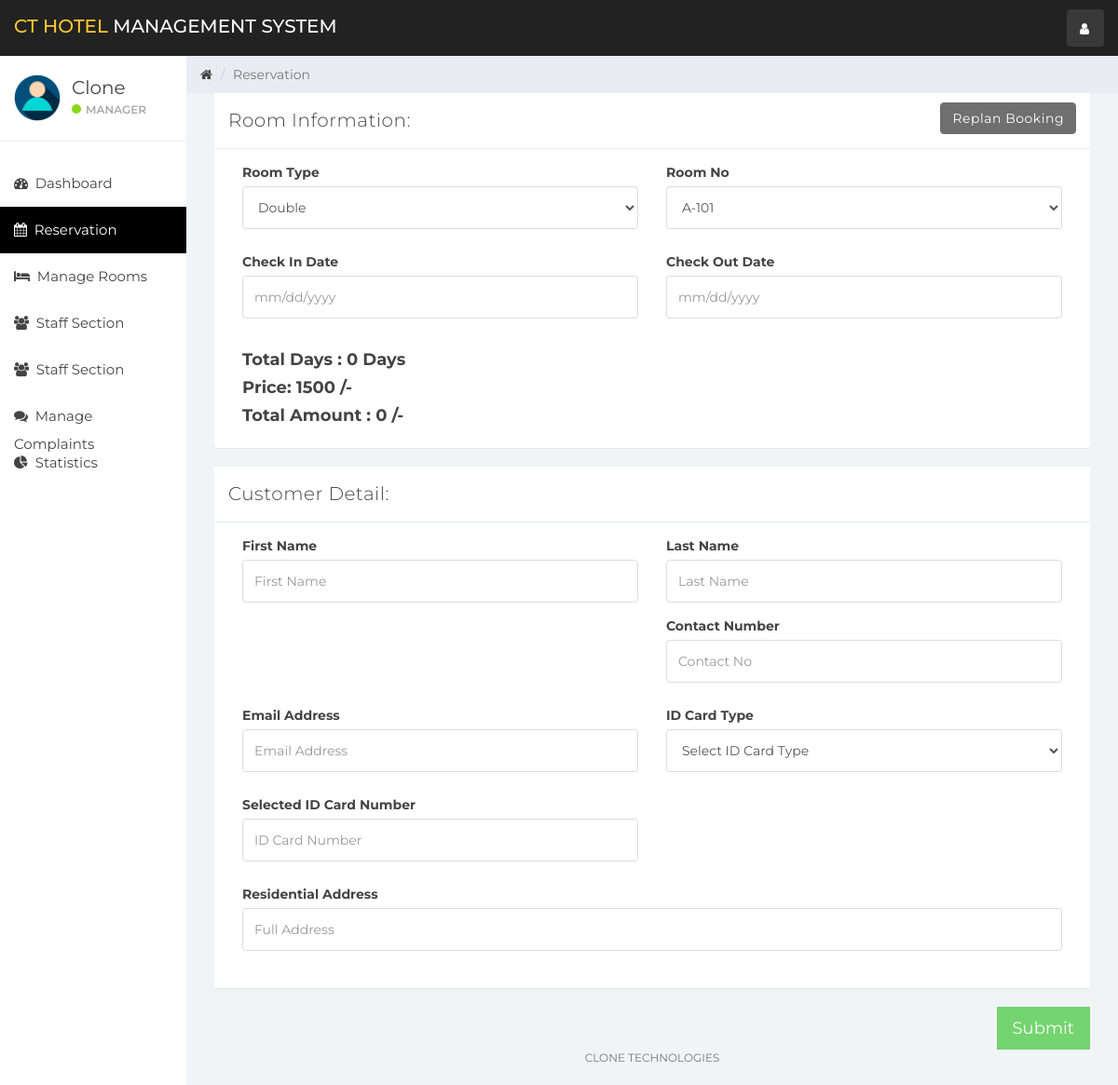
Page /index.php?reservation&room_id=1&room_type_id=2 (signed in) on the committed database.
### tables this page shows
CREATE TABLE `user` (
  `id` int(11) NOT NULL,
  `name` varchar(100) NOT NULL,
  `username` varchar(15) NOT NULL,
  `email` varchar(100) NOT NULL,
  `password` varchar(100) NOT NULL,
  `created_at` timestamp NOT NULL DEFAULT current_timestamp()
);

CREATE TABLE `room` (
  `room_id` int(10) NOT NULL,
  `room_type_id` int(10) NOT NULL,
  `room_no` varchar(10) NOT NULL,
  `status` tinyint(1) DEFAULT NULL,
  `check_in_status` tinyint(1) NOT NULL,
  `check_out_status` tinyint(1) NOT NULL,
  `deleteStatus` tinyint(1) DEFAULT 0
);

CREATE TABLE `room_type` (
  `room_type_id` int(10) NOT NULL,
  `room_type` varchar(100) NOT NULL,
  `price` int(10) NOT NULL,
  `max_person` int(10) NOT NULL
);

### reservation.php (the view, shortened to what this page needs)
<?php
if (isset($_GET['room_id'])){
    $get_room_id = $_GET['room_id'];
    $get_room_sql = "SELECT * FROM room NATURAL JOIN room_type WHERE room_id = '$get_room_id'";
    $get_room_result = mysqli_query($connection,$get_room_sql);
    $get_room = mysqli_fetch_assoc($get_room_result);
    $get_room_type_id = $get_room['room_type_id'];
    $get_room_type = $get_room['room_type'];
    $get_room_no = $get_room['room_no'];
    $get_room_price = $get_room['price'];
}
?>
<div class="col-sm-9 col-sm-offset-3 col-lg-10 col-lg-offset-2 main">
    <div class="row">
        <ol class="breadcrumb">
            <li><a href="#">
                    <em class="fa fa-home"></em>
                </a></li>
            <li class="active">Reservation</li>
        </ol>
    </div>
    <div class="row">
        <div class="col-lg-12">
            <form role="form" id="booking" data-toggle="validator">
                <div class="col-lg-12">
                    <?php
                    if (isset($_GET['room_id'])){?>
                        <div class="panel panel-default">
                            <div class="panel-heading">Room Information:
                                <a class="btn btn-secondary pull-right" href="index.php?room_mang">Replan Booking</a>
                            </div>
                            <div class="panel-body">
                                <div class="form-group col-lg-6">
                                    <label>Room Type</label>
                                    <select class="form-control" id="room_type" data-error="Select Room Type" required>
                                        <option selected value="<?php echo $get_room_type_id; ?>"><?php echo $get_room_type; ?></option>
                                    </select>
                                </div>
                                <div class="form-group col-lg-6">
                                    <label>Room No</label>
                                    <select class="form-control" id="room_no" onchange="fetch_price(this.value)" required data-error="Select Room No">
                                        <option selected value="<?php echo $get_room_id; ?>"><?php echo $get_room_no; ?></option>
                                    </select>
                                </div>
                                <div class="form-group col-lg-6">
                                    <label>Check In Date</label>
                                    <input type="text" class="form-control" placeholder="mm/dd/yyyy" id="check_in_date" data-error="Select Check In Date" required>
                                </div>
                                <div class="form-group col-lg-6">
                                    <label>Check Out Date</label>
                                    <input type="text" class="form-control" placeholder="mm/dd/yyyy" id="check_out_date" data-error="Select Check Out Date" required>
                                </div>
                                <div class="col-lg-12">
                                    <h4 style="font-weight: bold">Total Days : <span id="staying_day">0</span> Days</h4>
                                    <h4 style="font-weight: bold">Price: <span id="price"><?php echo $get_room_price; ?></span> /-</h4>
                                    <h4 style="font-weight: bold">Total Amount : <span id="total_price">0</span> /-</h4>
                                </div>
                            </div>
                        </div>
                    <?php }
                    ?>
                    <div class="panel panel-default">
                        <div class="panel-heading">Customer Detail:</div>
                        <div class="panel-body">
                            <div class="form-group col-lg-6">
                                <label>First Name</label>
                                <input class="form-control" placeholder="First Name" id="first_name" data-error="Enter First Name" required>
                            </div>
                            <div class="form-group col-lg-6">
                                <label>Last Name</label>
                                <input class="form-control" placeholder="Last Name" id="last_name">
                            </div>
                            <div class="form-group col-lg-6">
                                <label>Contact Number</label>
                                <input type="number" class="form-control" data-error="Enter Min 10 Digit" data-minlength="10" placeholder="Contact No" id="contact_no" required>
                            </div>
                            <div class="form-group col-lg-6">
                                <label>Email Address</label>
                                <input type="email" class="form-control" placeholder="Email Address" id="email" data-error="Enter Valid Email Address" required>
                            </div>
                            <div class="form-group col-lg-6">
                                <label>ID Card Type</label>
                                <select class="form-control" id="id_card_id" data-error="Select ID Card Type" required onchange="validId(this.value);">
                                    <option selected disabled>Select ID Card Type</option>
                                </select>
                            </div>
                            <div class="form-group col-lg-6">
                                <label>Selected ID Card Number</label>
                                <input type="text" class="form-control" placeholder="ID Card Number" id="id_card_no" data-error="Enter Valid ID Card No" required>
                            </div>
                            <div class="form-group col-lg-12">
                                <label>Residential Address</label>
                                <input type="text" class="form-control" placeholder="Full Address" id="address" required>
                            </div>
                        </div>
                    </div>
                    <button type="submit" class="btn btn-lg btn-success pull-right" style="border-radius:0%">Submit</button>
                </div>
            </form>
        </div>
    </div>
    <div class="row">
        <div class="col-sm-12">
            <p class="back-link">Clone Technologies</p>
        </div>
    </div>
</div>

### sidebar.php (shortened to what this page needs)
<div id="sidebar-collapse" class="col-sm-3 col-lg-2 sidebar">
    <div class="profile-sidebar">
        <div class="profile-userpic">
            <img src="img/user.png" class="img-responsive" alt="">
        </div>
        <div class="profile-usertitle">
            <div class="profile-usertitle-name"><?php echo $user['name'];?></div>
            <div class="profile-usertitle-status"><span class="indicator label-success"></span>Manager</div>
        </div>
    </div>
    <ul class="nav menu">
    <?php
        if (isset($_GET['dashboard'])){ ?>
            <li class="active">
                <a href="index.php?dashboard"><em class="fa fa-dashboard">&nbsp;</em>
                    Dashboard
                </a>
            </li>
        <?php } else{?>
            <li>
                <a href="index.php?dashboard"><em class="fa fa-dashboard">&nbsp;</em>
                    Dashboard
                </a>
            </li>
        <?php }
        if (isset($_GET['reservation'])){ ?>
            <li class="active">
            <a href="index.php?reservation"><em class="fa fa-calendar">&nbsp;</em>
                    Reservation
                </a>
            </li>
        <?php }
        if (isset($_GET['room_mang'])){ ?>
            <li class="active">
                <a href="index.php?room_mang"><em class="fa fa-bed">&nbsp;</em>
                    Manage Rooms
                </a>
            </li>
        <?php } else{?>
            <li>
            <a href="index.php?room_mang"><em class="fa fa-bed">&nbsp;</em>
                    Manage Rooms
                </a>
            </li>
        <?php }
        if (isset($_GET['staff_mang'])){ ?>
            <li class="active">
                <a href="index.php?staff_mang"><em class="fa fa-users">&nbsp;</em>
                    Staff Section
                </a>
            </li>
        <?php } else{?>
            <li>
                <a href="index.php?staff_mang"><em class="fa fa-users">&nbsp;</em>
                    Staff Section
                </a>
            </li>
        <?php }
        if (isset($_GET['reservations_count'])){ ?>
            <li class="active">
                <a href="index.php?staff_mang"><em class="fa fa-users">&nbsp;</em>
                    Count Reservations
                </a>
            </li>
        <?php } else{?>
            <li>
                <a href="index.php?staff_mang"><em class="fa fa-users">&nbsp;</em>
                    Staff Section
                </a>
            </li>
        <?php }
        if (isset($_GET['complain'])){ ?>
            <li class="active">
                <a href="index.php?complain"><em class="fa fa-comments">&nbsp;</em>
                    Manage Complaints
                </a>
            </li>
        <?php } else{?>
            <li>
                <a href="index.php?complain"><em class="fa fa-comments">&nbsp;</em>
                    Manage Complaints
                </a>
            </li>
        <?php }
        ?>
        <?php
        if (isset($_GET['statistics'])){ ?>
            <li class="active">
                <a href="index.php?statistics"><em class="fa fa-pie-chart">&nbsp;</em>
                    Statistics
                </a>
            </li>
        <?php } else{?>
        <li>
            <a href="index.php?statistics"><em class="fa fa-pie-chart">&nbsp;</em>
                Statistics
            </a>
        </li>
<?php }?>
    </ul>
</div>

### css/styles.css (style rules this page uses)
body { background: #f1f4f7; padding-top: 60px; font-size: 14px; color: #444444; font-family: "Montserrat", "Helvetica Neue", Helvetica, Arial, sans-serif; }
p { color: #777; }
a, a:hover, a:focus { color: #444444; }
h1, h2, h3, h4, h5, h6 { color: #444444; }
h3, h4 { font-weight: 300; }
input.form-control { border: 1px solid #ddd; box-shadow: none; height: 46px; }
select.form-control { border: 1px solid #ddd; box-shadow: none; height: 46px; }
.btn-secondary, .btn-secondary:hover, .btn-secondary:focus, .btn-secondary:active, .btn-secondary.active, .open > .dropdown-toggle.btn-secondary, .btn-secondary.disabled, .btn-secondary[disabled], fieldset[disabled] .btn-secondary, .btn-secondary.disabled:hover, .btn-secondary[disabled]:hover, fieldset[disabled] .btn-secondary:hover, .btn-secondary.disabled:focus, .btn-secondary[disabled]:focus, fieldset[disabled] .btn-secondary:focus, .btn-secondary.disabled:active, .btn-secondary[disabled]:active, fieldset[disabled] .btn-secondary:active, .btn-secondary.disabled.active, .btn-secondary[disabled].active, fieldset[disabled] .btn-secondary.active { background-color: #6f6f6f; border-color: #6f6f6f; color: white; }
.btn-success, .btn-success:hover, .btn-success:focus, .btn-success:active, .btn-success.active, .open > .dropdown-toggle.btn-success, .btn-success.disabled, .btn-success[disabled], fieldset[disabled] .btn-success, .btn-success.disabled:hover, .btn-success[disabled]:hover, fieldset[disabled] .btn-success:hover, .btn-success.disabled:focus, .btn-success[disabled]:focus, fieldset[disabled] .btn-success:focus, .btn-success.disabled:active, .btn-success[disabled]:active, fieldset[disabled] .btn-success:active, .btn-success.disabled.active, .btn-success[disabled].active, fieldset[disabled] .btn-success.active { background-color: #32c328; border-color: #32c328; }
.label-success { background-color: #8ad919; }
.panel { border: 0; }
.panel-heading { font-size: 20px; font-weight: 300; letter-spacing: 0.025em; height: 60px; line-height: 38px; }
.panel-default .panel-heading { background: #fff; border-bottom: 1px solid #e9ecf2; color: #444444; }
.sidebar { display: block; padding: 0; display: none; box-shadow: none; background: #fff; }
.sidebar ul { margin: 20px 0px; }
@media (min-width: 768px) { .sidebar { display: block; position: fixed; top: 60px; bottom: 0; left: 0; z-index: 1000; display: block; margin: 0; padding: 0; overflow-x: hidden; overflow-y: auto; } }
.sidebar ul.nav .active a, .sidebar ul.nav li.parent a.active, .sidebar ul.nav .active > a:hover, .sidebar ul.nav li.parent a.active:hover, .sidebar ul.nav .active > a:focus, .sidebar ul.nav li.parent a.active:focus { color: #fff; background-color: #000000; }
.sidebar ul.nav li a { height: 50px; font-size: 15px; line-height: 2em; color: #444444; }
.profile-sidebar { padding: 10px 0; border-bottom: 1px solid #e9ecf2; }
.indicator { width: 10px; height: 10px; display: inline-block; border-radius: 9999px; margin-right: 5px; }
.profile-userpic img { float: left; margin: 10px 0px 0px 15px; width: 50px; height: 50px; border-radius: 9999px !important; }
.profile-usertitle { float: left; text-align: left; margin: 10px 0 0 12px; }
.profile-usertitle-name { font-size: 20px; margin-bottom: 0px; }
.profile-usertitle-status { text-transform: uppercase; color: #aaa; font-size: 12px; font-weight: 600; margin-bottom: 15px; }
.breadcrumb { border-radius: 0; padding: 10px 15px 10px 15px; background: #e9ecf2; margin: 0; }
p.back-link { text-align: center; margin-bottom: 20px; font-size: 12px; text-transform: uppercase; }

### rows in the picture
user: name "Clone"
room: room_type.room_type "Double", room_no "A-101", room_type.price "1500"
